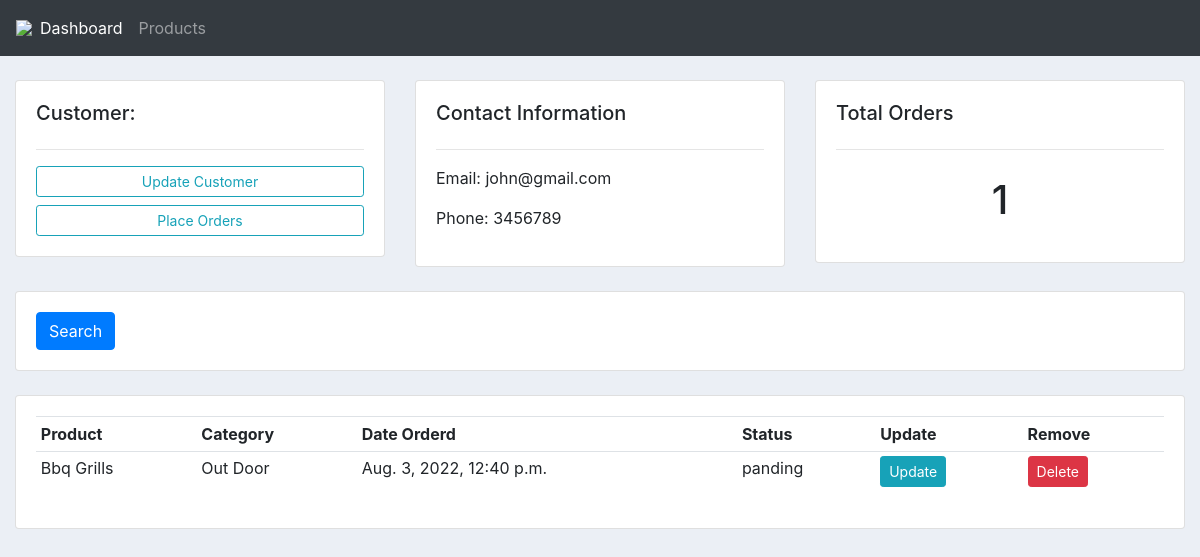
/customer/1, run on an earlier commit of the app's database.
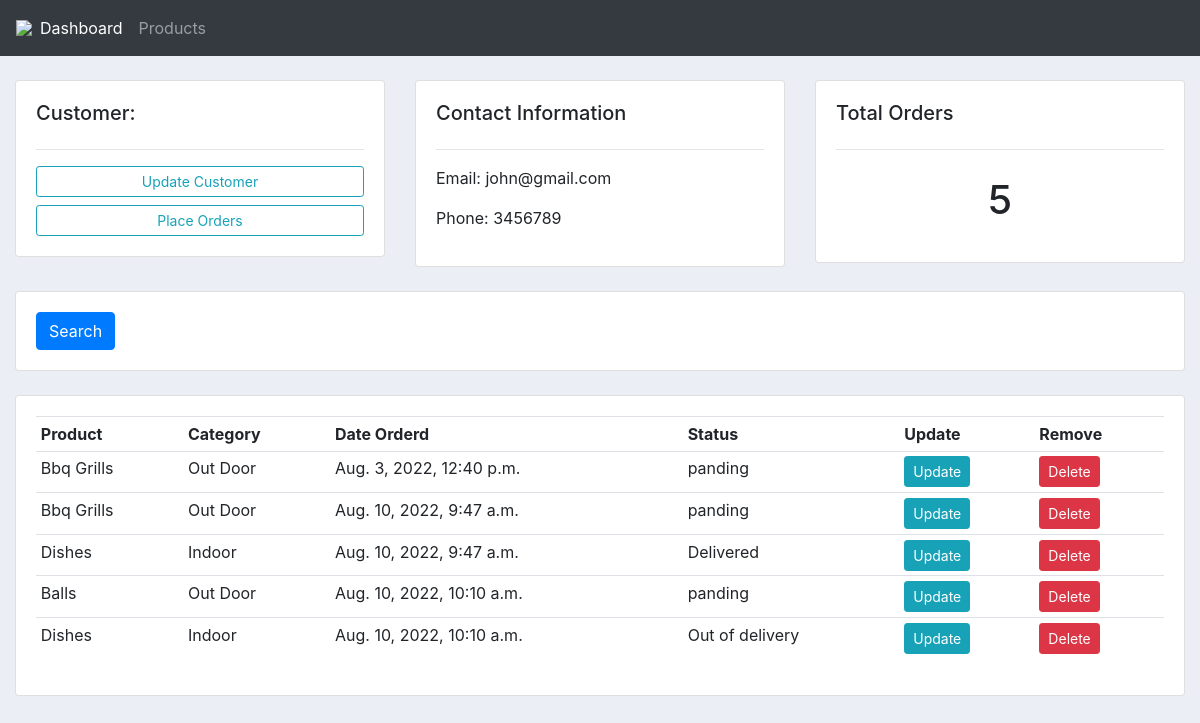
And on a later commit of the database.
### base/models.py (models this page shows, shortened)
class Order(models.Model):
    STATUS = (
        ("panding","panding"),
        ('Out of delivery', 'Out of delivery'),
        ('Delivered','Delivered'),
        )
    customer = models.ForeignKey(Customer, null=True, on_delete=models.SET_NULL)
    product = models.ForeignKey(Product, null=True, on_delete=models.SET_NULL)
    date_created = models.DateTimeField(auto_now_add=True, null=True)
    status = models.CharField(max_length=200, null=True, choices=STATUS)

class Product(models.Model):
    CATEGORY = (
        ("Indoor", "Indoor"),
        ("Out Door", "Out Door"),
    )
    name = models.CharField(max_length=50, null=True)
    price = models.FloatField(null=True)
    category = models.CharField(max_length=50, null=True, choices=CATEGORY)
    description = models.CharField(max_length=500, null=True, blank=True)
    date_created = models.DateTimeField(auto_now_add=True, null=True)
    tags = models.ManyToManyField(Tag)
    def __str__(self) -> str:
        return self.name

### base/views.py (the view)
# urls.py: path('customer/<str:pk>', views.customer, name="customer"),
def customer(request, pk):
    customer = Customer.objects.get(id=pk)
    orders = customer.order_set.all()
    order_count = orders.count()
    context= {'customer':customer, 'orders':orders, 'order_count': order_count}
    return render(request, 'base/customers.html', context)

### base/templates/base/customers.html (shortened to what this page needs)
{% extends 'base/main.html' %}
{% block body %}
    <br>
    <div class="row">
        <div class="col-md">
            <div class="card card-body">
                <h5>Customer:</h5>
                <hr>
                <a class="btn btn-outline-info  btn-sm btn-block" href="">Update Customer</a>
                <a class="btn btn-outline-info  btn-sm btn-block" href="{% url 'createorder' customer.id %}">Place Orders</a>
            </div>
        </div>
        <div class="col-md">
            <div class="card card-body">
                <h5>Contact Information</h5>
                <hr>
                <p>Email:  {{customer.email}}</p>
                <p>Phone:  {{customer.phone}}</p>
            </div>
        </div>
        <div class="col-md">
            <div class="card card-body">
                <h5>Total Orders</h5>
                <hr>
                <h1 style="text-align: center;padding: 10px">
                    {{order_count}}
                </h1>
            </div>
        </div>
    </div>
    <br>
    <div class="row">
        <div class="col">
            <div class="card card-body">
                <form method="get">
                <button class="btn btn-primary" type="submit">Search</button>
            </form>
            </div>
        </div>
    </div>
    <br>
    <div class="row">
        <div class="col-md">
            <div class="card card-body">
                <table class="table table-sm">
                    <tr>
                        <th>Product</th>
                        <th>Category</th>
                        <th>Date Orderd</th>
                        <th>Status</th>
                        <th>Update</th>
                        <th>Remove</th>
                    </tr>
                    {% for order in orders %}
                    <tr>
                        <td>{{order.product}}</td>
                        <td>{{order.product.category}}</td>
                        <td>{{order.date_created}}</td>
                        <td>{{order.status}}</td>
                        <td><a type="button" class="btn btn-sm btn-info" href="{% url 'updateorder' order.id %}">Update</a></td>
                        <td><a type="button" class="btn btn-sm btn-danger" href="{% url 'deleteorder' order.id %}">Delete</a></td>
                    </tr>
                    {% endfor %}
                </table>
            </div>
        </div>
    </div>
{% endblock body %}

What changed in the data, as far as the page shows it:
added Order: product "Bbq Grills", product.category "Out Door", date_created "Aug. 10, 2022, 9:47 a.m.", status "panding"
added Order: product "Dishes", product.category "Indoor", date_created "Aug. 10, 2022, 9:47 a.m.", status "Delivered"
added Order: product "Balls", product.category "Out Door", date_created "Aug. 10, 2022, 10:10 a.m.", status "panding"
added Order: product "Dishes", product.category "Indoor", date_created "Aug. 10, 2022, 10:10 a.m.", status "Out of delivery"
Also different on the page:
{{ order_count }}: "1" → "5"
